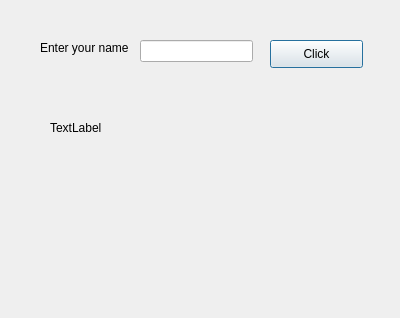
<?xml version="1.0" encoding="UTF-8"?>
<ui version="4.0">
 <class>Dialog</class>
 <widget class="QDialog" name="Dialog">
  <property name="geometry">
   <rect>
    <x>0</x>
    <y>0</y>
    <width>400</width>
    <height>318</height>
   </rect>
  </property>
  <property name="windowTitle">
   <string>Dialog</string>
  </property>
  <widget class="QLabel" name="label">
   <property name="geometry">
    <rect>
     <x>40</x>
     <y>40</y>
     <width>101</width>
     <height>16</height>
    </rect>
   </property>
   <property name="text">
    <string>Enter your name</string>
   </property>
  </widget>
  <widget class="QLabel" name="LabelResponse">
   <property name="geometry">
    <rect>
     <x>50</x>
     <y>120</y>
     <width>58</width>
     <height>15</height>
    </rect>
   </property>
   <property name="text">
    <string>TextLabel</string>
   </property>
  </widget>
  <widget class="QLineEdit" name="lineEditName">
   <property name="geometry">
    <rect>
     <x>140</x>
     <y>40</y>
     <width>113</width>
     <height>22</height>
    </rect>
   </property>
  </widget>
  <widget class="QPushButton" name="ButtonClickMe">
   <property name="geometry">
    <rect>
     <x>270</x>
     <y>40</y>
     <width>93</width>
     <height>28</height>
    </rect>
   </property>
   <property name="text">
    <string>Click</string>
   </property>
  </widget>
 </widget>
 <resources/>
 <connections/>
</ui>
